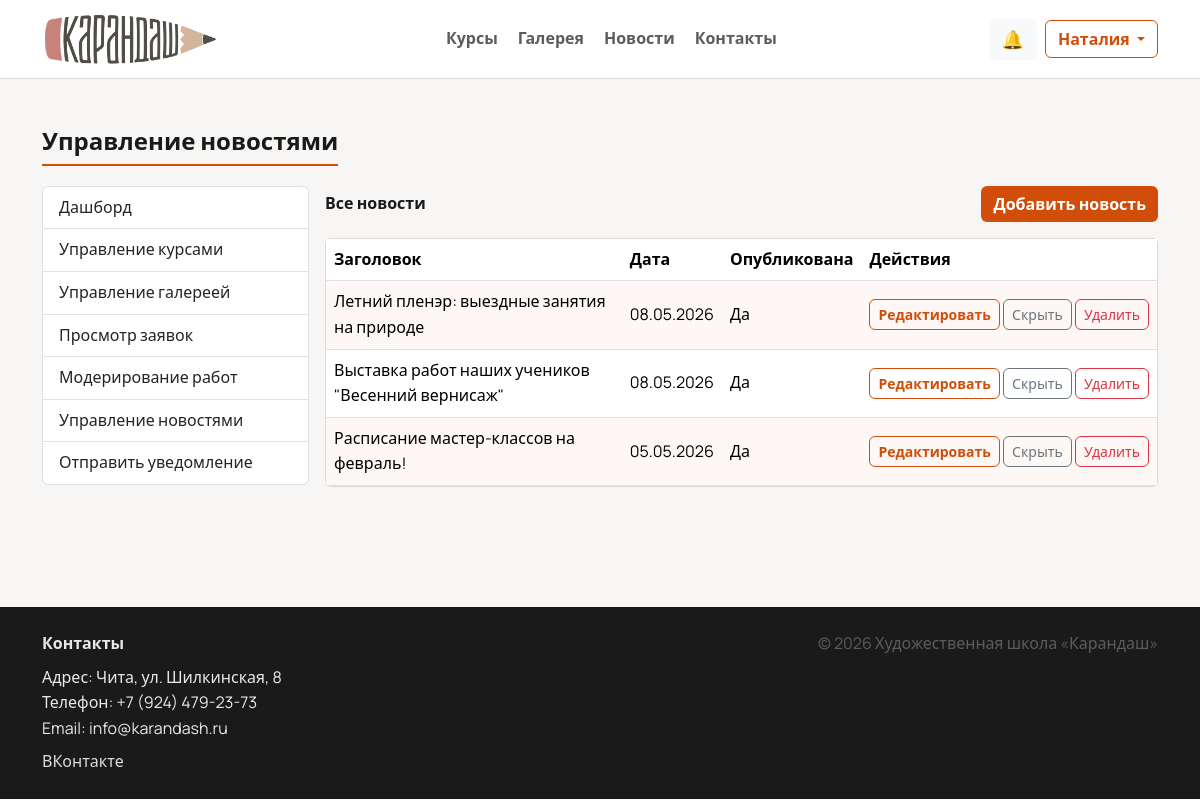
The app's page /manage/news/ (signed in) with its own data.
### users/models.py (models this page shows, shortened)
class CustomUser(AbstractUser):
    ROLE_STUDENT = "student"
    ROLE_TEACHER = "teacher"
    ROLE_ADMIN = "admin"
    ROLE_CHOICES = (
        (ROLE_STUDENT, "Ученик"),
        (ROLE_TEACHER, "Преподаватель"),
        (ROLE_ADMIN, "Администратор"),
    )
    role = models.CharField(
        "Роль",
        max_length=20,
        choices=ROLE_CHOICES,
        default=ROLE_STUDENT,
    )
    phone = models.CharField("Телефон", max_length=30, blank=True)
    avatar = models.FileField("Аватар", upload_to="avatars/", blank=True, null=True)

### main/models.py (models this page shows, shortened)
class News(models.Model):
    title = models.CharField("Заголовок", max_length=255)
    slug = models.SlugField("Slug", max_length=255, unique=True, blank=True)
    short_text = models.CharField("Краткий текст", max_length=400)
    text = models.TextField("Текст")
    image = models.FileField("Картинка", upload_to="news/", blank=True, null=True)
    created_at = models.DateTimeField("Дата", auto_now_add=True)
    is_published = models.BooleanField("Опубликована", default=True)
    class Meta:
        verbose_name = "Новость"
        verbose_name_plural = "Новости"
        ordering = ["-created_at"]

### main/views.py (the view)
# urls.py: path("manage/news/", views.manage_news, name="manage_news"),
@login_required
def manage_news(request):
    if not _admin_guard(request):
        return redirect("home")
    items = News.objects.order_by("-created_at")
    return render(request, "manage/news_list.html", {"items": items})

### main/views.py (called while the page is built)
def _admin_guard(request):
    if request.user.role != "admin" and not request.user.is_superuser:
        return False
    return True

### templates/manage/news_list.html (shortened to what this page needs)
{% extends 'base.html' %}
{% block content %}
  <section class="py-5">
    <div class="container">
      <h2 class="section-title">Управление новостями</h2>
      <div class="row g-3">
        <div class="col-lg-3">{% include 'manage/_nav.html' %}</div>
        <div class="col-lg-9">
          <div class="d-flex justify-content-between align-items-center mb-3">
            <div class="fw-semibold">Все новости</div>
            <button class="btn btn-primary" type="button" onclick="openModal('addNewsModal')">Добавить новость</button>
          </div>
          <div class="card p-0">
            <div class="table-responsive">
              <table class="table table-striped align-middle mb-0">
                <thead>
                  <tr>
                    <th>Заголовок</th>
                    <th>Дата</th>
                    <th>Опубликована</th>
                    <th>Действия</th>
                  </tr>
                </thead>
                <tbody>
                  {% for n in items %}
                    <tr>
                      <td>{{ n.title }}</td>
                      <td>{{ n.created_at|date:"d.m.Y" }}</td>
                      <td>{% if n.is_published %}Да{% else %}Нет{% endif %}</td>
                      <td class="text-nowrap">
                        <a class="btn btn-sm btn-outline-primary" href="{% url 'manage_news_edit' n.id %}">Редактировать</a>
                        <a class="btn btn-sm btn-outline-secondary" href="{% url 'manage_news_toggle' n.id %}">{% if n.is_published %}Скрыть{% else %}Опубликовать{% endif %}</a>
                        <a class="btn btn-sm btn-outline-danger" onclick="return confirm('Вы уверены?')" href="{% url 'manage_news_delete' n.id %}">Удалить</a>
                      </td>
                    </tr>
                  {% empty %}
                    <tr><td colspan="4" class="text-center text-muted">Новостей нет.</td></tr>
                  {% endfor %}
                </tbody>
              </table>
            </div>
          </div>
        </div>
      </div>
    </div>
  </section>
{% endblock %}

### templates/base.html (shortened to what this page needs)
{% load static %}
<!doctype html>
<html lang="ru">
<head>
  <link href="https://cdn.jsdelivr.net/npm/bootstrap@5.3.3/dist/css/bootstrap.min.css" rel="stylesheet">
  <link rel="stylesheet" href="{% static 'css/style.css' %}">
</head>
<body>
  <nav class="navbar navbar-expand-lg navbar-light bg-white sticky-top navbar-glass">
    <div class="container">
      <a class="navbar-brand d-flex align-items-center gap-2" href="{% url 'home' %}">
        <img src="{% static 'images/logo.png' %}" alt="Карандаш" class="logo-img" onerror="this.style.display='none'">
      </a>
      <div class="collapse navbar-collapse" id="mainNav">
        <ul class="navbar-nav mx-auto mb-2 mb-lg-0 nav-center">
          <li class="nav-item"><a class="nav-link" href="{% url 'courses' %}">Курсы</a></li>
          <li class="nav-item"><a class="nav-link" href="{% url 'gallery' %}">Галерея</a></li>
          <li class="nav-item"><a class="nav-link" href="{% url 'news' %}">Новости</a></li>
          <li class="nav-item"><a class="nav-link" href="{% url 'contacts' %}">Контакты</a></li>
        </ul>
        <div class="d-flex align-items-center gap-2">
          {% if user.is_authenticated %}
            <a class="btn btn-light position-relative" href="{% url 'notifications' %}" id="notifBtn" aria-label="Уведомления">
              <span class="notif-icon">🔔</span>
            </a>
            <div class="dropdown">
              <button class="btn btn-outline-primary dropdown-toggle" data-bs-toggle="dropdown">
                {{ user.first_name|default:user.username }}
              </button>
            </div>
          {% else %}
            <a class="btn btn-primary" href="{% url 'login' %}">Войти</a>
          {% endif %}
        </div>
      </div>
    </div>
  </nav>
  <main class="page-content">
    {% block content %}{% endblock %}
  </main>
  <footer class="footer-dark mt-5">
    <div class="container py-4">
      <div class="row g-3">
        <div class="col-md-6">
          <div class="fw-semibold mb-2">Контакты</div>
          <div>Адрес: Чита, ул. Шилкинская, 8</div>
          <div>Телефон: +7 (924) 479-23-73</div>
          <div>Email: info@karandash.ru</div>
          <div class="mt-2">
            <a class="footer-link" href="https://vk.com/karandash_chita" target="_blank" rel="noopener noreferrer">ВКонтакте</a>
          </div>
        </div>
        <div class="col-md-6 text-md-end">
          <div class="text-muted">© {% now "Y" %} Художественная школа «Карандаш»</div>
        </div>
      </div>
    </div>
  </footer>
</body>
</html>

### static/css/style.css (style rules this page uses)
:root { --bg: #f7f6f4; --surface-solid: #ffffff; --text: #1a1a1a; --muted: #5c5c5c; --border: #ddd9d4; --brand: #d04e0a; --brand-hover: #b84409; --radius: 6px; }
body { font-family: "Manrope", system-ui, -apple-system, "Segoe UI", Arial, sans-serif; color: var(--text); background: var(--bg); line-height: 1.6; }
.text-muted { color: var(--muted) !important; }
.page-content { min-height: 60vh; }
.logo-img { width: auto; height: 52px; object-fit: contain; }
.navbar-glass { background: var(--surface-solid) !important; border-bottom: 1px solid var(--border); }
.nav-center { gap: .25rem; }
.nav-center .nav-link { padding-left: .9rem; padding-right: .9rem; }
.navbar .nav-link { color: var(--muted); font-weight: 600; }
.btn-primary { background: var(--brand); border: 0; border-radius: var(--radius); font-weight: 600; }
.btn-outline-primary { border-radius: var(--radius); font-weight: 600; border-color: var(--brand); color: var(--brand); }
.btn, .form-control, .form-select, .dropdown-menu, .alert { border-radius: var(--radius); }
.card { border: 1px solid var(--border); border-radius: var(--radius); background: var(--surface-solid); box-shadow: none; }
.section-title { font-weight: 700; font-size: 1.5rem; text-align: left; margin-bottom: 1.25rem; padding-bottom: .5rem; border-bottom: 2px solid var(--brand); display: inline-block; }
.footer-dark { background: #1a1a1a; color: rgba(255,255,255,.9); }
.footer-dark .footer-link { color: rgba(255,255,255,.85); text-decoration: none; }
.notif-icon { font-size: 18px; }
.table-striped > tbody > tr:nth-of-type(odd) > * { --bs-table-bg-type: rgba(208, 78, 10, 0.04); }

### records on screen
CustomUser: first_name "Наталия"
News: title "Летний пленэр: выездные занятия на природе", created_at "08.05.2026", is_published "Да"
News: title "Выставка работ наших учеников \"Весенний вернисаж\"", created_at "08.05.2026", is_published "Да"
News: title "Расписание мастер-классов на февраль!", created_at "05.05.2026", is_published "Да"
